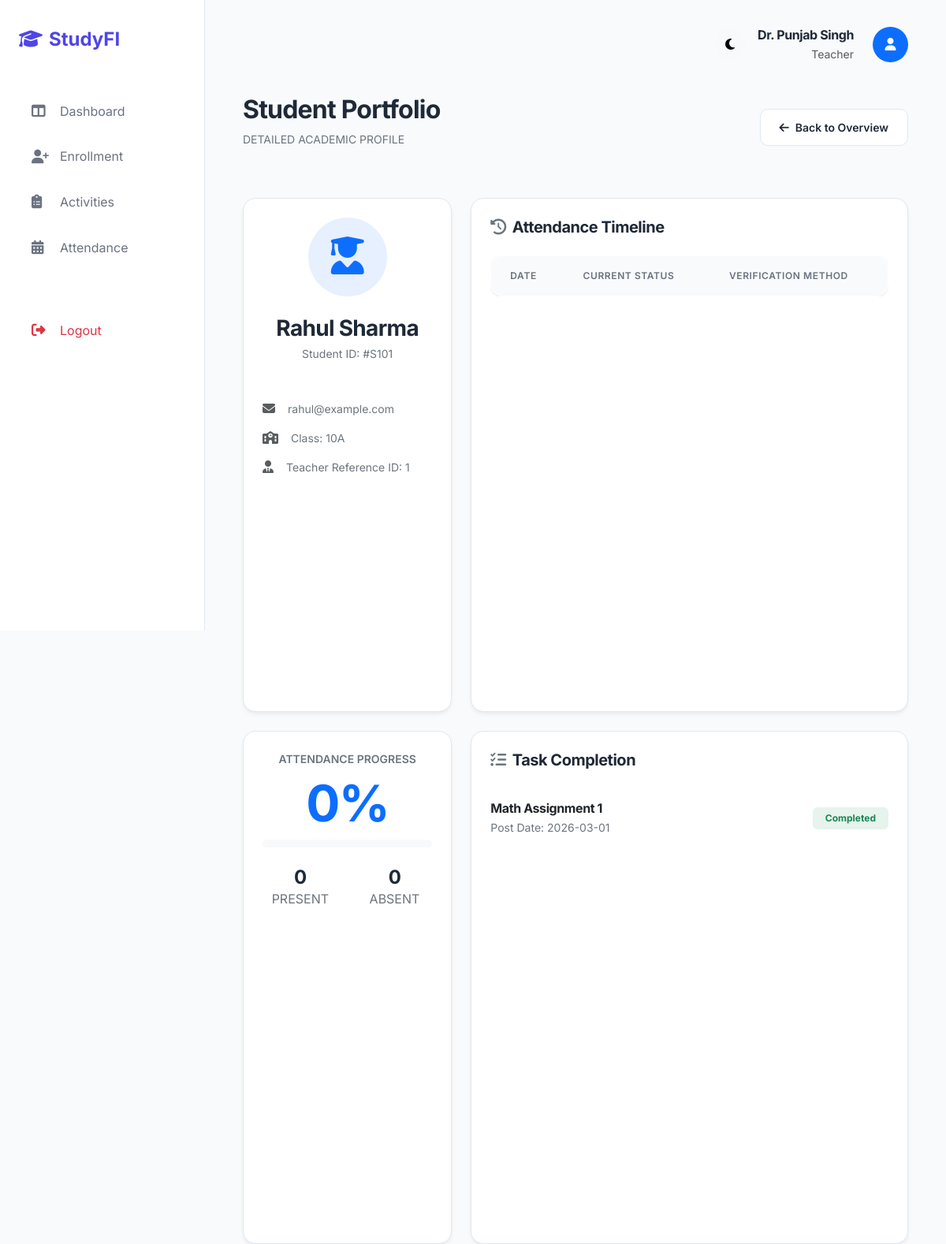
The page /student/profile/1 (signed in) on the database its author committed.
### tables this page shows
CREATE TABLE students (
    id INTEGER PRIMARY KEY AUTOINCREMENT,
    roll_number TEXT UNIQUE NOT NULL,
    name TEXT NOT NULL,
    class TEXT NOT NULL,
    email TEXT UNIQUE NOT NULL,
    password TEXT NOT NULL,
    teacher_id INTEGER,
    FOREIGN KEY (teacher_id) REFERENCES teachers (id)
);

CREATE TABLE activity_status (
    id INTEGER PRIMARY KEY AUTOINCREMENT,
    activity_id INTEGER NOT NULL,
    student_id INTEGER NOT NULL,
    status TEXT NOT NULL CHECK (status IN ('Pending', 'Completed')),
    submission_date TEXT,
    FOREIGN KEY (activity_id) REFERENCES activities (id),
    FOREIGN KEY (student_id) REFERENCES students (id)
);

CREATE TABLE activities (
    id INTEGER PRIMARY KEY AUTOINCREMENT,
    title TEXT NOT NULL,
    description TEXT,
    class_name TEXT NOT NULL,
    teacher_id INTEGER NOT NULL,
    date_assigned TEXT NOT NULL,
    FOREIGN KEY (teacher_id) REFERENCES teachers (id)
);

### app.py (the view)
        def decorated_function(*args, **kwargs):
            if 'user_id' not in session:
                flash("Login required.", "danger")
                return redirect(url_for('login'))
            if role and session.get('role') != role:
                flash(f"Access denied. Require {role} role.", "danger")
                return redirect(url_for('index'))
            return f(*args, **kwargs)

### app.py (called while the page is built)
def get_db_connection():
    conn = sqlite3.connect(app.config['DATABASE'])
    conn.row_factory = sqlite3.Row
    return conn

def login_required(role=None):
    def wrapper(f):
        def decorated_function(*args, **kwargs):
            if 'user_id' not in session:
                flash("Login required.", "danger")
                return redirect(url_for('login'))
            if role and session.get('role') != role:
                flash(f"Access denied. Require {role} role.", "danger")
                return redirect(url_for('index'))
            return f(*args, **kwargs)
        decorated_function.__name__ = f.__name__
        return decorated_function
    return wrapper

@app.route('/student/profile/<int:student_id>')
@login_required()
def view_profile(student_id):
    if session['role'] == 'student' and session['user_id'] != student_id:
        return redirect(url_for('index'))
    student = Student.get_by_id(student_id)
    stats = Attendance.get_student_stats(student_id)
    activities = Activity.get_student_activities(student_id)
    conn = get_db_connection()
    history = conn.execute('SELECT * FROM attendance WHERE student_id = ? ORDER BY date DESC', (student_id,)).fetchall()
    conn.close()
    return render_template('profile.html', student=student, stats=stats, activities=activities, history=history)

### models/activity.py (called while the page is built)
def get_db():
    conn = sqlite3.connect('database.db')
    conn.row_factory = sqlite3.Row
    return conn

    @staticmethod
    def get_student_activities(student_id):
        conn = get_db()
        query = '''
            SELECT a.*, ast.status as student_status, ast.submission_date
            FROM activities a
            JOIN activity_status ast ON a.id = ast.activity_id
            WHERE ast.student_id = ?
        '''
        activities = conn.execute(query, (student_id,)).fetchall()
        conn.close()
        return activities

### models/attendance.py (called while the page is built)
def get_db():
    conn = sqlite3.connect('database.db')
    conn.row_factory = sqlite3.Row
    return conn

    @staticmethod
    def get_student_stats(student_id):
        conn = get_db()
        total = conn.execute('SELECT COUNT(*) FROM attendance WHERE student_id = ?', (student_id,)).fetchone()[0]
        present = conn.execute('SELECT COUNT(*) FROM attendance WHERE student_id = ? AND status = "Present"', (student_id,)).fetchone()[0]
        conn.close()
        percentage = (present / total * 100) if total > 0 else 0
        return {"total": total, "present": present, "percentage": round(percentage, 2)}

### templates/profile.html (shortened to what this page needs)
{% extends "base.html" %}
{% block content %}
<div class="mb-5 d-flex justify-content-between align-items-center">
    <div>
        <h2 class="fw-bold">Student Portfolio</h2>
        <p class="text-secondary text-uppercase small ls-wide">Detailed Academic Profile</p>
    </div>
    <a href="{{ url_for('index') }}" class="btn btn-secondary-custom btn-sm">
        <i class="fas fa-arrow-left me-2"></i>Back to Overview
    </a>
</div>
<div class="row g-4">
    <div class="col-lg-4">
        <div class="card-stats text-center mb-4">
            <div class="bg-primary bg-opacity-10 rounded-circle d-inline-block p-4 mb-4 text-primary" style="width: 100px; height: 100px;">
                <i class="fas fa-user-graduate fa-3x"></i>
            </div>
            <h3 class="fw-bold mb-1">{{ student.name }}</h3>
            <p class="text-secondary small mb-4">Student ID: #{{ student.roll_number }}</p>
            <hr class="border-light my-4">
            <div class="text-start">
                <div class="mb-3 d-flex align-items-center">
                    <i class="fas fa-envelope text-muted me-3"></i>
                    <span class="text-secondary small">{{ student.email }}</span>
                </div>
                <div class="mb-3 d-flex align-items-center">
                    <i class="fas fa-school text-muted me-3"></i>
                    <span class="text-secondary small">Class: {{ student.class }}</span>
                </div>
                <div class="d-flex align-items-center">
                    <i class="fas fa-user-tie text-muted me-3"></i>
                    <span class="text-secondary small">Teacher Reference ID: {{ student.teacher_id }}</span>
                </div>
            </div>
        </div>
        <div class="card-stats text-center">
            <p class="text-secondary small mb-2 text-uppercase fw-semibold ls-wide">Attendance Progress</p>
            <h1 class="display-3 fw-bold text-primary mb-2">{{ stats.percentage }}%</h1>
            <div class="progress bg-light" style="height: 10px; border-radius: 5px;">
            </div>
            <div class="row mt-4">
                <div class="col-6">
                    <h4 class="fw-bold mb-0">{{ stats.present }}</h4>
                    <p class="text-secondary x-small mb-0">PRESENT</p>
                </div>
                <div class="col-6">
                    <h4 class="fw-bold mb-0">{{ stats.total - stats.present }}</h4>
                    <p class="text-secondary x-small mb-0">ABSENT</p>
                </div>
            </div>
        </div>
    </div>
    <div class="col-lg-8">
        <div class="card-stats mb-4">
            <h5 class="fw-bold mb-4"><i class="fas fa-history text-secondary me-2"></i>Attendance Timeline</h5>
            <div class="table-responsive">
                <table class="table table-custom mb-0">
                    <thead>
                        <tr>
                            <th>Date</th>
                            <th>Current Status</th>
                            <th>Verification Method</th>
                        </tr>
                    </thead>
                </table>
            </div>
        </div>
        <div class="card-stats">
            <h5 class="fw-bold mb-4"><i class="fas fa-tasks text-secondary me-2"></i>Task Completion</h5>
            <div class="list-group list-group-flush">
                {% for act in activities %}
                <div class="list-group-item px-0 py-3 bg-transparent d-flex justify-content-between align-items-center">
                    <div>
                        <h6 class="fw-bold mb-1">{{ act.title }}</h6>
                        <p class="text-secondary small mb-0">Post Date: {{ act.date_assigned }}</p>
                    </div>
                    <span class="badge {% if act.student_status == 'Pending' %}bg-warning bg-opacity-10 text-warning{% else %}bg-success bg-opacity-10 text-success{% endif %} px-3 py-2">
                        {{ act.student_status }}
                    </span>
                </div>
                {% endfor %}
            </div>
        </div>
    </div>
</div>
{% endblock %}

### static/css/style.css (style rules this page uses)
:root { --primary: #4f46e5; --primary-light: #6366f1; --success: #22c55e; --bg-main: #f8fafc; --bg-card: #ffffff; --text-primary: #1f2937; --text-secondary: #6b7280; --border-color: #e2e8f0; --sidebar-width: 260px; --transition: all 0.3s cubic-bezier(0.4, 0, 0.2, 1); }
body { background-color: var(--bg-main); color: var(--text-primary); font-family: 'Inter', 'Poppins', sans-serif; margin: 0; overflow-x: hidden; }
.card-stats { background: var(--bg-card); border: 1px solid var(--border-color); border-radius: 16px; padding: 1.5rem; box-shadow: 0 4px 6px -1px rgba(0, 0, 0, 0.05), 0 2px 4px -1px rgba(0, 0, 0, 0.03); transition: var(--transition); height: 100%; }
h1, h2, h3, h4, .fw-bold { font-weight: 700; letter-spacing: -0.025em; }
.btn-secondary-custom { background-color: white; border: 1px solid var(--border-color); color: var(--text-primary); padding: 0.75rem 1.5rem; border-radius: 10px; font-weight: 600; transition: var(--transition); }
.table-custom { background-color: var(--bg-card); border-radius: 16px; border: 1px solid var(--border-color); overflow: hidden; box-shadow: 0 1px 3px rgba(0,0,0,0.1); }
.table-custom th { background-color: var(--bg-main); color: var(--text-secondary); text-transform: uppercase; font-size: 0.75rem; font-weight: 600; letter-spacing: 0.05em; padding: 1rem 1.5rem; border-bottom: 1px solid var(--border-color); }

### rows shown on the page
students: name "Rahul Sharma", roll_number "S101", email "rahul@example.com", class "10A", teacher_id "1"
activity_status: title "Math Assignment 1", date_assigned "2026-03-01", student_status "Completed"

### other values the page prints
{{ session.name }} "Dr. Punjab Singh"
{{ session.role|capitalize }} "Teacher"
{{ stats.percentage }} "0"
{{ stats.present }} "0"
{{ stats.total - stats.present }} "0"
